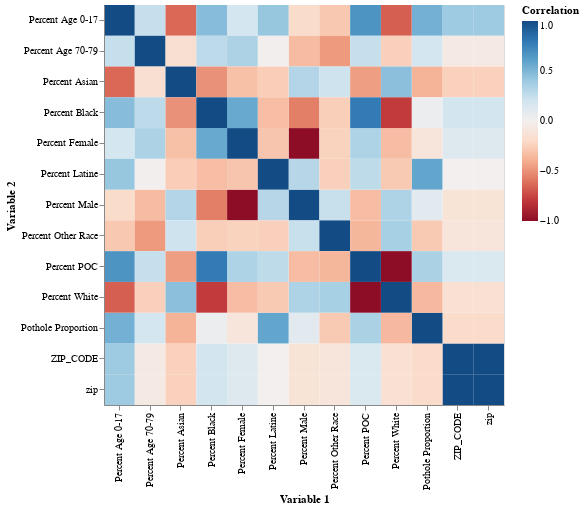

This figure's notebook cell:
### Code cell
import altair as alt
import pandas as pd

# Calculate the correlation matrix
correlation_matrix = demogsPotholesmerged_df.corr()

# Reshape the correlation matrix using reset_index to create the desired columns
correlation_df = correlation_matrix.stack().reset_index()
# Rename the columns
correlation_df.columns = ['Variable 1', 'Variable 2', 'Correlation']

# Create a heatmap using Altair
alt.Chart(correlation_df).mark_rect().encode(
    alt.X('Variable 1:N'),
    alt.Y('Variable 2:N'),
    alt.Color('Correlation:Q', scale=alt.Scale(scheme='redblue'))
).properties(
    width=400,
    height=400
)

### Figure 1 — Vega-Lite specification as saved in the notebook (floating-point values rounded to 4 significant figures; data arrays with more than 128 entries replaced by an {"elided": "..."} marker saying what was removed)
{"config": {"view": {"continuousWidth": 400, "continuousHeight": 300}}, "data": {"name": "data-e2ac6b97371d47bddb5ddff4c9585b30"}, "mark": "rect", "encoding": {"color": {"field": "Correlation", "scale": {"scheme": "redblue"}, "type": "quantitative"}, "x": {"field": "Variable 1", "type": "nominal"}, "y": {"field": "Variable 2", "type": "nominal"}}, "height": 400, "width": 400, "$schema": "https://vega.github.io/schema/vega-lite/v4.17.0.json", "datasets": {"data-e2ac6b97371d47bddb5ddff4c9585b30": {"elided": "169 records"}}}
